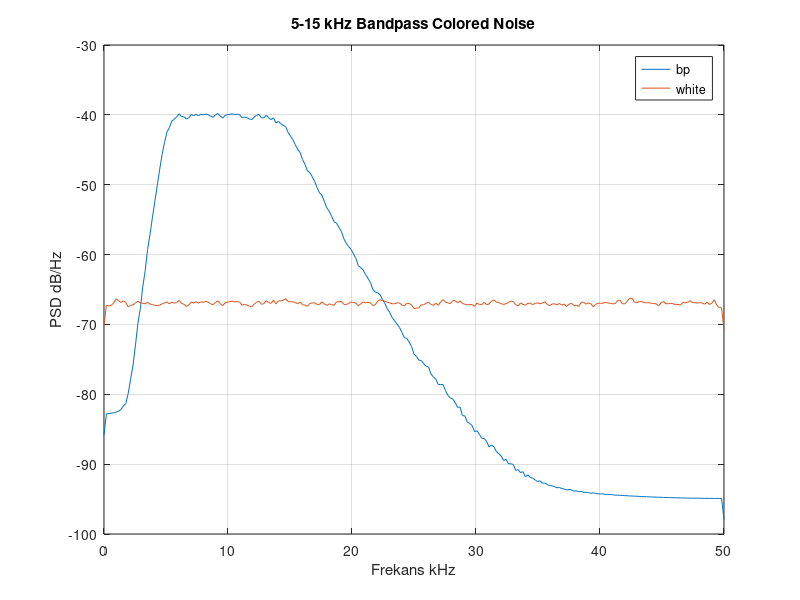

Recreate this plot in MATLAB.
%% BANDPASS COLORED NOISE

clear; close all; clc;
pkg load signal;

fs=100e3;
N=100000;
f1=5e3; % bp alt
f2=15e3; % bp üst
filter_order=4; % butter filtre derecesi


whiteNoise = wgn(N,1,-20);

normalizedBand = [f1 f2]/(fs/2);

% butter() fonksiyonunda frekanslar doğrudan Hz olarak değil,
% Nyquist frekansına normalize edilmiş olarak verilir. fs/2
% normalize değer de 0 ile 1 arsı olması gerek

[b,a] = butter(filter_order, normalizedBand, "bandpass");

coloredNoise = filter(b,a,whiteNoise);
coloredNoise = coloredNoise - mean(coloredNoise); % dc değerini kaldırmak icin
coloredNoise = coloredNoise/std(coloredNoise); % gürültünün standart sapmasını 1 yapmak için. karşılaştırma kolay olmasu için.

[Pxxw, fw] = pwelch(whiteNoise, [], [], [], fs);
[Pxx, f] = pwelch(coloredNoise, [], [], [], fs);

figure;
plot(f/1e3, 10*log10(Pxx));
hold on;
plot(fw/1e3, 10*log10(Pxxw));
grid on;
xlabel("Frekans kHz");
ylabel("PSD dB/Hz");
legend("bp","white")
title("5-15 kHz Bandpass Colored Noise")
